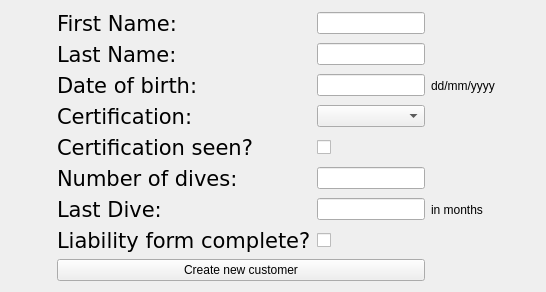
                  <widget class="QWidget" name="page_add_new_customer">
                   <layout class="QVBoxLayout" name="verticalLayout_6">
                    <item>
                     <layout class="QGridLayout" name="gridLayout">
                      <item row="0" column="1">
                       <spacer name="horizontalSpacer_2">
                        <property name="orientation">
                         <enum>Qt::Horizontal</enum>
                        </property>
                        <property name="sizeHint" stdset="0">
                         <size>
                          <width>40</width>
                          <height>20</height>
                         </size>
                        </property>
                       </spacer>
                      </item>
                      <item row="0" column="0">
                       <layout class="QGridLayout" name="gridLayout_2">
                        <item row="4" column="1">
                         <widget class="QLabel" name="cert_seen_label">
                          <property name="font">
                           <font>
                            <family>DejaVu Sans</family>
                            <pointsize>16</pointsize>
                           </font>
                          </property>
                          <property name="text">
                           <string>Certification seen?</string>
                          </property>
                         </widget>
                        </item>
                        <item row="2" column="2">
                         <widget class="QLineEdit" name="dob_entry"/>
                        </item>
                        <item row="7" column="2">
                         <widget class="QCheckBox" name="liab_check">
                          <property name="text">
                           <string/>
                          </property>
                         </widget>
                        </item>
                        <item row="5" column="1">
                         <widget class="QLabel" name="no_dives__label">
                          <property name="font">
                           <font>
                            <family>DejaVu Sans</family>
                            <pointsize>16</pointsize>
                           </font>
                          </property>
                          <property name="text">
                           <string>Number of dives:</string>
                          </property>
                         </widget>
                        </item>
                        <item row="8" column="1" colspan="2">
                         <widget class="QPushButton" name="pushButton">
                          <property name="sizePolicy">
                           <sizepolicy hsizetype="Preferred" vsizetype="Maximum">
                            <horstretch>0</horstretch>
                            <verstretch>0</verstretch>
                           </sizepolicy>
                          </property>
                          <property name="text">
                           <string>Create new customer</string>
                          </property>
                         </widget>
                        </item>
                        <item row="6" column="2">
                         <widget class="QLineEdit" name="last_dive_entry"/>
                        </item>
                        <item row="5" column="2">
                         <widget class="QLineEdit" name="no_dives_entry"/>
                        </item>
                        <item row="6" column="3">
                         <widget class="QLabel" name="label_22">
                          <property name="text">
                           <string>in months</string>
                          </property>
                         </widget>
                        </item>
                        <item row="0" column="2">
                         <widget class="QLineEdit" name="f_name_entry"/>
                        </item>
                        <item row="4" column="2">
                         <widget class="QCheckBox" name="cert_check">
                          <property name="text">
                           <string/>
                          </property>
                         </widget>
                        </item>
                        <item row="2" column="1">
                         <widget class="QLabel" name="dob_label">
                          <property name="font">
                           <font>
                            <family>DejaVu Sans</family>
                            <pointsize>16</pointsize>
                           </font>
                          </property>
                          <property name="text">
                           <string>Date of birth:</string>
                          </property>
                         </widget>
                        </item>
                        <item row="3" column="2">
                         <widget class="QComboBox" name="cert_combo"/>
                        </item>
                        <item row="2" column="0">
                         <spacer name="horizontalSpacer_3">
                          <property name="orientation">
                           <enum>Qt::Horizontal</enum>
                          </property>
                          <property name="sizeHint" stdset="0">
                           <size>
                            <width>40</width>
                            <height>20</height>
                           </size>
                          </property>
                         </spacer>
                        </item>
                        <item row="1" column="1">
                         <widget class="QLabel" name="l_name_label">
                          <property name="font">
                           <font>
                            <family>DejaVu Sans</family>
                            <pointsize>16</pointsize>
                           </font>
                          </property>
                          <property name="text">
                           <string>Last Name:</string>
                          </property>
                         </widget>
                        </item>
                        <item row="2" column="3">
                         <widget class="QLabel" name="label_21">
                          <property name="text">
                           <string>dd/mm/yyyy</string>
                          </property>
                         </widget>
                        </item>
                        <item row="6" column="1">
                         <widget class="QLabel" name="last_dive__label">
                          <property name="font">
                           <font>
                            <family>DejaVu Sans</family>
                            <pointsize>16</pointsize>
                           </font>
                          </property>
                          <property name="text">
                           <string>Last Dive:</string>
                          </property>
                         </widget>
                        </item>
                        <item row="0" column="1">
                         <widget class="QLabel" name="f_name_label">
                          <property name="font">
                           <font>
                            <family>DejaVu Sans</family>
                            <pointsize>16</pointsize>
                           </font>
                          </property>
                          <property name="text">
                           <string>First Name:</string>
                          </property>
                         </widget>
                        </item>
                        <item row="7" column="1">
                         <widget class="QLabel" name="liab__label">
                          <property name="font">
                           <font>
                            <family>DejaVu Sans</family>
                            <pointsize>16</pointsize>
                           </font>
                          </property>
                          <property name="text">
                           <string>Liability form complete?</string>
                          </property>
                         </widget>
                        </item>
                        <item row="3" column="1">
                         <widget class="QLabel" name="cert_label">
                          <property name="font">
                           <font>
                            <family>DejaVu Sans</family>
                            <pointsize>16</pointsize>
                           </font>
                          </property>
                          <property name="text">
                           <string>Certification:</string>
                          </property>
                         </widget>
                        </item>
                        <item row="1" column="2">
                         <widget class="QLineEdit" name="l_name_entry"/>
                        </item>
                        <item row="8" column="0">
                         <widget class="QLabel" name="new_customer_added_label">
                          <property name="text">
                           <string/>
                          </property>
                         </widget>
                        </item>
                       </layout>
                      </item>
                     </layout>
                    </item>
                   </layout>
                  </widget>
